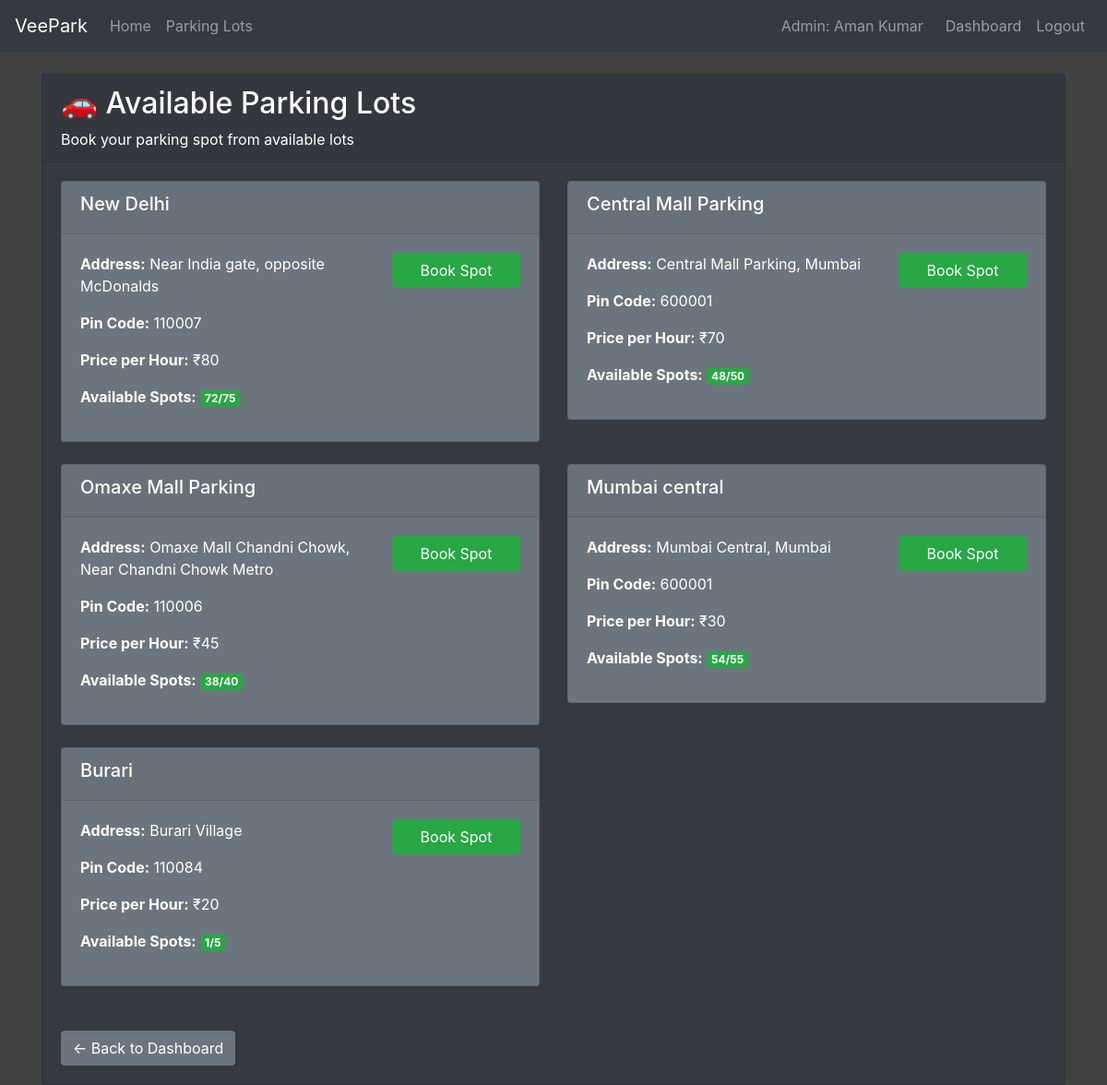
The app's page /parkinglots (signed in), older data.
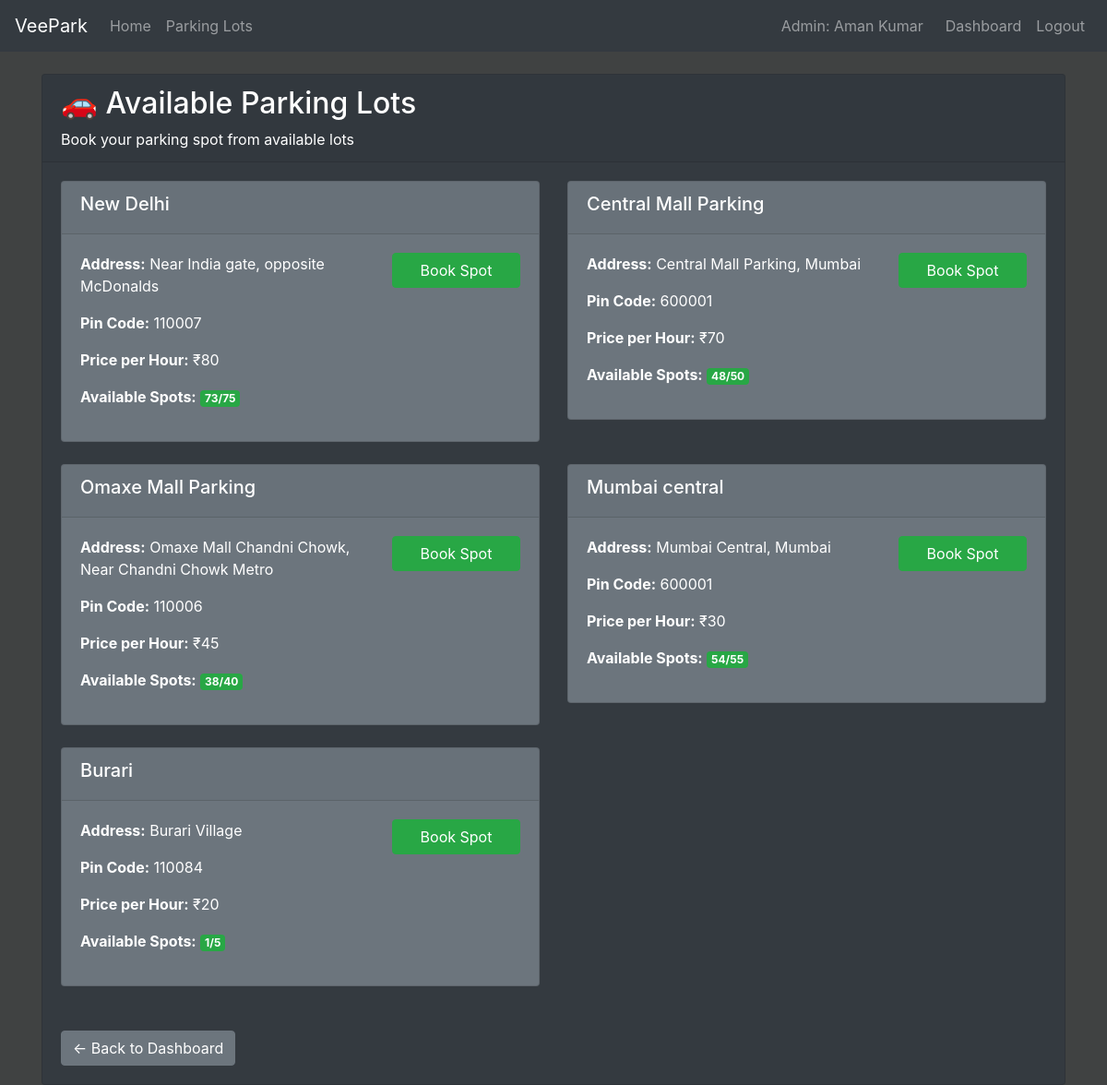
The same page, newer data.
### models/models.py (models this page shows, shortened)
class ParkingLot(db.Model):
    __tablename__ = 'parking_lot'
    id=db.Column(db.Integer(), primary_key=True)
    location = db.Column(db.String(50), nullable=False)
    pincode=db.Column(db.Integer(), nullable=False)
    price=db.Column(db.Integer(), nullable=False)
    maxSpots=db.Column(db.Integer(), nullable=False)
    address=db.Column(db.String(200), nullable=False)
    occupied=db.Column(db.Integer(), default=0)
    parking_spots = db.relationship('ParkingSpot', backref='parking_lot', lazy=True)

### controllers/controllers.py (the view)
@controllers.route('/parkinglots')
def parking_lots():
    if not session.get('user_id'):
        flash('Please login to view parking lots.', 'warning')
        return redirect(url_for('controllers.login'))
    lots = ParkingLot.query.all()
    return render_template('parking_lots.html', lots = lots)

### templates/parking_lots.html (shortened to what this page needs)
{% extends 'index.html' %}
{% block content %}
<div class="container mt-4">
    <div class="row">
        <div class="col-12">
            <div class="card bg-dark text-white">
                <div class="card-header">
                    <h2>🚗 Available Parking Lots</h2>
                    <p class="mb-0">Book your parking spot from available lots</p>
                </div>
                <div class="card-body">
                    {% if lots %}
                        <div class="row">
                            {% for lot in lots %}
                            <div class="col-md-6 mb-4">
                                <div class="card bg-secondary text-white">
                                    <div class="card-header">
                                        <h5>{{ lot.location }}</h5>
                                    </div>
                                    <div class="card-body">
                                        <div class="row">
                                            <div class="col-md-8">
                                                <p><strong>Address:</strong> {{ lot.address }}</p>
                                                <p><strong>Pin Code:</strong> {{ lot.pincode }}</p>
                                                <p><strong>Price per Hour:</strong> ₹{{ lot.price }}</p>
                                                <p><strong>Available Spots:</strong>
                                                    <span class="badge badge-{% if lot.maxSpots - lot.occupied > 0 %}success{% else %}danger{% endif %}">
                                                        {{ lot.maxSpots - lot.occupied }}/{{ lot.maxSpots }}
                                                    </span>
                                                </p>
                                            </div>
                                            <div class="col-md-4">
                                                {% if lot.maxSpots - lot.occupied > 0 %}
                                                    <button type="button" class="btn btn-success btn-block mb-2"
                                                            onclick="showBookingModal({{ lot.id }}, '{{ lot.location }}')">
                                                        Book Spot
                                                    </button>
                                                {% else %}
                                                    <button class="btn btn-secondary btn-block mb-2" disabled>
                                                        No Spots Available
                                                    </button>
                                                {% endif %}
                                            </div>
                                        </div>
                                    </div>
                                </div>
                            </div>
                            {% endfor %}
                        </div>
                    {% else %}
                        <div class="alert alert-info">
                            <h5>No Parking Lots Available</h5>
                            <p>No parking lots are currently available for booking.</p>
                        </div>
                    {% endif %}
                    <div class="mt-4">
                        <a href="{{ url_for('controllers.user_dashboard') }}" class="btn btn-secondary">
                            ← Back to Dashboard
                        </a>
                    </div>
                </div>
            </div>
        </div>
    </div>
</div>
{% endblock %}

Row changes from the older to the newer data that the page shows:
changed ParkingLot "New Delhi": lot.maxSpots-lot.occupied "72" → "73"
